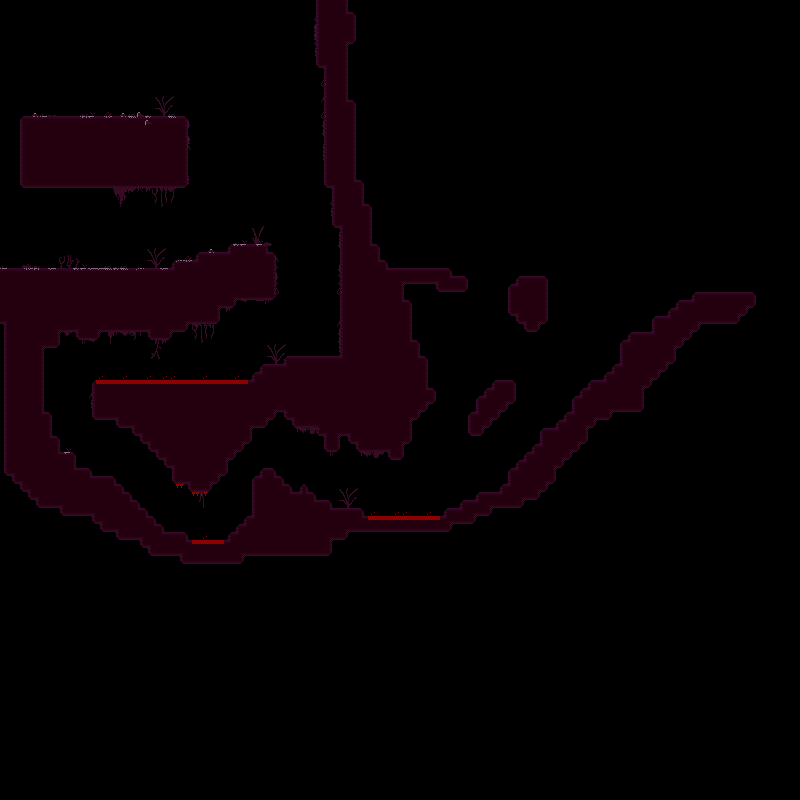

This is a level from a 2D game, rendered from its Tiled map with the project's own tilesets. A one-line summary and the map file follow, with tile-layer data summarised:
An orthogonal 100x100 tile map with 8x8 px tiles, 2 tile layers (Background, Foreground), 2 tilesets and 24 objects (5x trigger, spawn, sound).

<map version="1.9" tiledversion="1.9.2" orientation="orthogonal" renderorder="right-down" width="100" height="100" tilewidth="8" tileheight="8" infinite="0" nextlayerid="8" nextobjectid="25">
 <editorsettings>
  <export target="demo.lua" format="lua" />
 </editorsettings>
 <tileset firstgid="1" name="Tiles" tilewidth="8" tileheight="8" tilecount="256" columns="16">
  <image source="../sprites/tiles.png" width="128" height="128" />
  <tile id="0">
   <objectgroup draworder="index" id="2">
    <object id="1" x="4" y="4" width="4" height="4">
     <properties>
      <property name="collidable" type="bool" value="true" />
     </properties>
    </object>
   </objectgroup>
  </tile>
  <tile id="1">
   <objectgroup draworder="index" id="2">
    <object id="1" x="0" y="4" width="8" height="4">
     <properties>
      <property name="collidable" type="bool" value="true" />
     </properties>
    </object>
   </objectgroup>
  </tile>
  <tile id="2">
   <objectgroup draworder="index" id="2">
    <object id="1" x="0" y="4" width="4" height="4">
     <properties>
      <property name="collidable" type="bool" value="true" />
     </properties>
    </object>
   </objectgroup>
  </tile>
  <tile id="3">
   <objectgroup draworder="index" id="2">
    <object id="1" x="0" y="0" width="8" height="4">
     <properties>
      <property name="collidable" type="bool" value="true" />
     </properties>
    </object>
    <object id="2" x="0" y="4" width="4" height="4">
     <properties>
      <property name="collidable" type="bool" value="true" />
     </properties>
    </object>
   </objectgroup>
  </tile>
  <tile id="4">
   <objectgroup draworder="index" id="2">
    <object id="1" x="0" y="0" width="8" height="4">
     <properties>
      <property name="collidable" type="bool" value="true" />
     </properties>
    </object>
    <object id="2" x="4" y="4" width="4" height="4">
     <properties>
      <property name="collidable" type="bool" value="true" />
     </properties>
    </object>
   </objectgroup>
  </tile>
  <tile id="16">
   <objectgroup draworder="index" id="2">
    <object id="1" x="4" y="0" width="4" height="8">
     <properties>
      <property name="collidable" type="bool" value="true" />
     </properties>
    </object>
   </objectgroup>
  </tile>
  <tile id="17">
   <objectgroup draworder="index" id="2">
    <object id="1" x="0" y="0" width="8" height="8">
     <properties>
      <property name="collidable" type="bool" value="true" />
     </properties>
    </object>
   </objectgroup>
  </tile>
  <tile id="18">
   <objectgroup draworder="index" id="2">
    <object id="1" x="0" y="0" width="4" height="8">
     <properties>
      <property name="collidable" type="bool" value="true" />
     </properties>
    </object>
   </objectgroup>
  </tile>
  <tile id="19">
   <objectgroup draworder="index" id="2">
    <object id="1" x="0" y="0" width="4" height="4">
     <properties>
      <property name="collidable" type="bool" value="true" />
     </properties>
    </object>
    <object id="2" x="0" y="4" width="8" height="4">
     <properties>
      <property name="collidable" type="bool" value="true" />
     </properties>
    </object>
   </objectgroup>
  </tile>
  <tile id="20">
   <objectgroup draworder="index" id="2">
    <object id="1" x="4" y="0" width="4" height="4">
     <properties>
      <property name="collidable" type="bool" value="true" />
     </properties>
    </object>
    <object id="2" x="0" y="4" width="8" height="4">
     <properties>
      <property name="collidable" type="bool" value="true" />
     </properties>
    </object>
   </objectgroup>
  </tile>
  <tile id="32">
   <objectgroup draworder="index" id="2">
    <object id="1" x="4" y="0" width="4" height="4">
     <properties>
      <property name="collidable" type="bool" value="true" />
     </properties>
    </object>
   </objectgroup>
  </tile>
  <tile id="33">
   <objectgroup draworder="index" id="2">
    <object id="1" x="0" y="0" width="8" height="4">
     <properties>
      <property name="collidable" type="bool" value="true" />
     </properties>
    </object>
   </objectgroup>
  </tile>
  <tile id="34">
   <objectgroup draworder="index" id="2">
    <object id="1" x="0" y="0" width="4" height="4">
     <properties>
      <property name="collidable" type="bool" value="true" />
     </properties>
    </object>
   </objectgroup>
  </tile>
  <tile id="35">
   <animation>
    <frame tileid="35" duration="500" />
    <frame tileid="36" duration="150" />
    <frame tileid="37" duration="150" />
    <frame tileid="38" duration="150" />
    <frame tileid="39" duration="150" />
    <frame tileid="38" duration="150" />
    <frame tileid="37" duration="150" />
    <frame tileid="36" duration="150" />
   </animation>
  </tile>
  <tile id="55">
   <animation>
    <frame tileid="48" duration="100" />
    <frame tileid="49" duration="100" />
    <frame tileid="50" duration="100" />
    <frame tileid="51" duration="100" />
    <frame tileid="52" duration="100" />
    <frame tileid="53" duration="100" />
    <frame tileid="54" duration="100" />
    <frame tileid="55" duration="100" />
   </animation>
  </tile>
  <tile id="67" probability="2" />
  <tile id="68" probability="2" />
  <tile id="70" probability="2" />
  <tile id="71" probability="2" />
  <tile id="72" probability="2" />
  <tile id="75" probability="2" />
  <tile id="76" probability="2" />
  <tile id="77" probability="3" />
  <tile id="78" probability="3" />
  <tile id="79" probability="3" />
  <tile id="83" probability="2" />
  <tile id="90" probability="2" />
  <tile id="91" probability="2" />
  <tile id="92" probability="2" />
  <tile id="93" probability="3" />
  <tile id="94" probability="3" />
  <tile id="95" probability="3" />
  <wangsets>
   <wangset name="Terrains" type="corner" tile="-1">
    <wangcolor name="Rock" color="#ff0000" tile="0" probability="1" />
    <wangtile tileid="0" wangid="0,0,0,1,0,0,0,0" />
    <wangtile tileid="1" wangid="0,0,0,1,0,1,0,0" />
    <wangtile tileid="2" wangid="0,0,0,0,0,1,0,0" />
    <wangtile tileid="3" wangid="0,1,0,0,0,1,0,1" />
    <wangtile tileid="4" wangid="0,1,0,1,0,0,0,1" />
    <wangtile tileid="16" wangid="0,1,0,1,0,0,0,0" />
    <wangtile tileid="17" wangid="0,1,0,1,0,1,0,1" />
    <wangtile tileid="18" wangid="0,0,0,0,0,1,0,1" />
    <wangtile tileid="19" wangid="0,0,0,1,0,1,0,1" />
    <wangtile tileid="20" wangid="0,1,0,1,0,1,0,0" />
    <wangtile tileid="32" wangid="0,1,0,0,0,0,0,0" />
    <wangtile tileid="33" wangid="0,1,0,0,0,0,0,1" />
    <wangtile tileid="34" wangid="0,0,0,0,0,0,0,1" />
   </wangset>
  </wangsets>
 </tileset>
 <tileset firstgid="257" name="Props" tilewidth="24" tileheight="24" tilecount="36" columns="6">
  <image source="../sprites/props.png" width="144" height="144" />
 </tileset>
 <layer id="5" name="Background" width="100" height="100">
  <data>[10000 cells, 2152 non-empty, 15 distinct tile ids]</data>
 </layer>
 <objectgroup id="2" name="Objects" offsetx="0.25" offsety="-0.25">
  <!-- 7 objects omitted --></objectgroup>
 <layer id="4" name="Foreground" width="100" height="100">
  <properties>
   <property name="collidable" type="bool" value="false" />
  </properties>
  <data>[10000 cells, 185 non-empty, 72 distinct tile ids]</data>
 </layer>
</map>
<!-- 7 of 24 objects omitted -->
